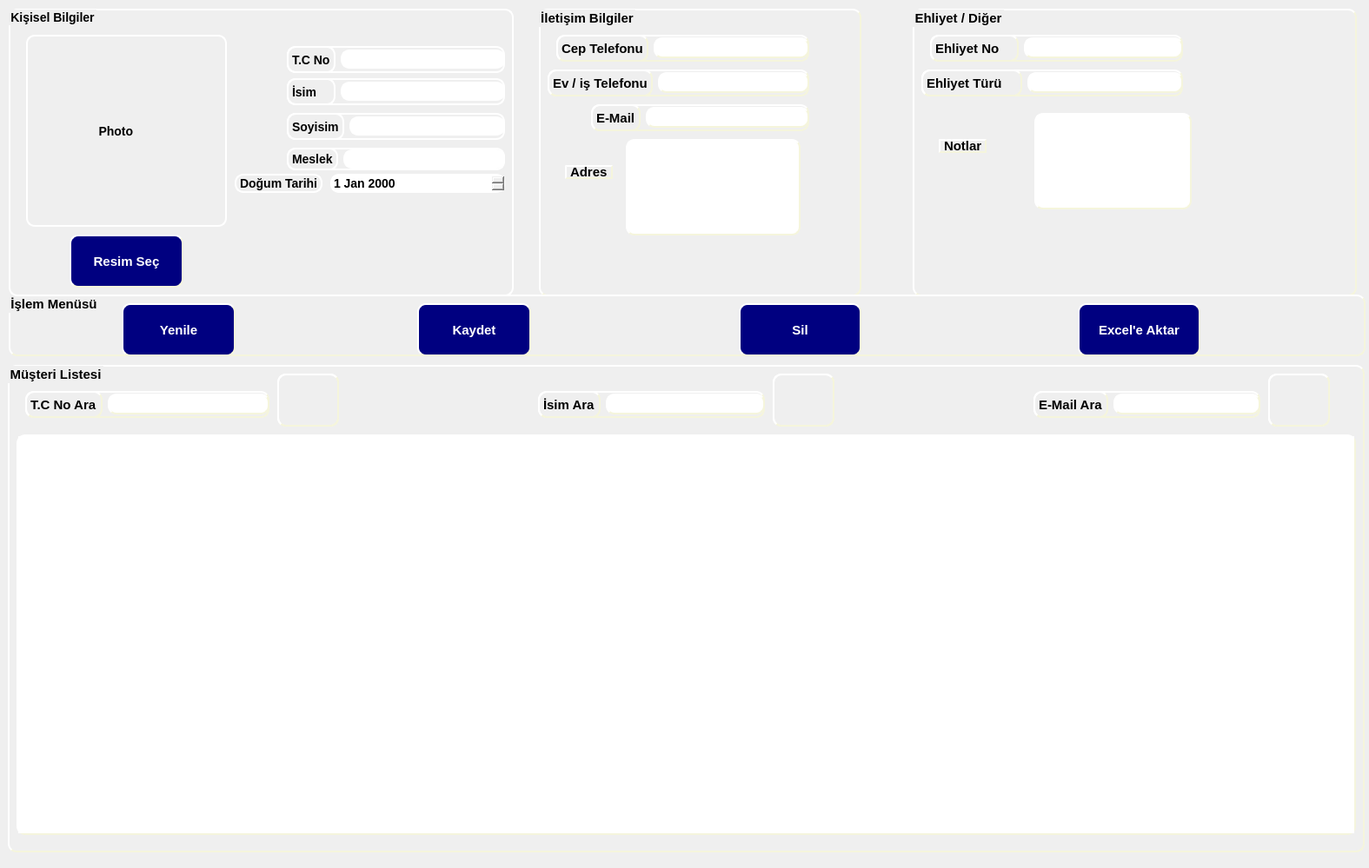
<?xml version="1.0" encoding="UTF-8"?>
<ui version="4.0">
 <class>musteriKayit</class>
 <widget class="QWidget" name="musteriKayit">
  <property name="geometry">
   <rect>
    <x>0</x>
    <y>0</y>
    <width>1575</width>
    <height>999</height>
   </rect>
  </property>
  <property name="windowTitle">
   <string>Form</string>
  </property>
  <widget class="QGroupBox" name="groupBox">
   <property name="geometry">
    <rect>
     <x>10</x>
     <y>10</y>
     <width>581</width>
     <height>331</height>
    </rect>
   </property>
   <property name="styleSheet">
    <string notr="true">    border-style: outset;
   border-radius: 10px;
    border-width: 2px;
    font: bold 14px;
color: rgb(0, 0, 0);
border-color: rgb(255, 255, 255);</string>
   </property>
   <property name="title">
    <string>Kişisel Bilgiler</string>
   </property>
   <widget class="QPushButton" name="pushButton_resimsec">
    <property name="geometry">
     <rect>
      <x>70</x>
      <y>260</y>
      <width>131</width>
      <height>61</height>
     </rect>
    </property>
    <property name="styleSheet">
     <string notr="true">    background-color: navy;
color: rgb(255, 255, 255);
    border-style: outset;
    border-width: 2px;
    border-radius: 10px;
    border-color: beige;
    font: bold 15px;
</string>
    </property>
    <property name="text">
     <string>Resim Seç</string>
    </property>
   </widget>
   <widget class="QWidget" name="layoutWidget">
    <property name="geometry">
     <rect>
      <x>320</x>
      <y>43</y>
      <width>251</width>
      <height>31</height>
     </rect>
    </property>
    <layout class="QHBoxLayout" name="horizontalLayout">
     <item>
      <widget class="QLabel" name="label">
       <property name="text">
        <string>T.C No</string>
       </property>
      </widget>
     </item>
     <item>
      <widget class="QLineEdit" name="lineEdit_tcno"/>
     </item>
    </layout>
   </widget>
   <widget class="QWidget" name="layoutWidget">
    <property name="geometry">
     <rect>
      <x>320</x>
      <y>80</y>
      <width>251</width>
      <height>31</height>
     </rect>
    </property>
    <layout class="QHBoxLayout" name="horizontalLayout_2">
     <item>
      <widget class="QLabel" name="label_2">
       <property name="text">
        <string>İsim    </string>
       </property>
      </widget>
     </item>
     <item>
      <widget class="QLineEdit" name="lineEdit_isim"/>
     </item>
    </layout>
   </widget>
   <widget class="QWidget" name="layoutWidget">
    <property name="geometry">
     <rect>
      <x>320</x>
      <y>120</y>
      <width>251</width>
      <height>31</height>
     </rect>
    </property>
    <layout class="QHBoxLayout" name="horizontalLayout_3">
     <item>
      <widget class="QLabel" name="label_3">
       <property name="text">
        <string>Soyisim</string>
       </property>
      </widget>
     </item>
     <item>
      <widget class="QLineEdit" name="lineEdit_soyisim"/>
     </item>
    </layout>
   </widget>
   <widget class="QWidget" name="layoutWidget">
    <property name="geometry">
     <rect>
      <x>320</x>
      <y>160</y>
      <width>251</width>
      <height>26</height>
     </rect>
    </property>
    <layout class="QHBoxLayout" name="horizontalLayout_5">
     <item>
      <widget class="QLabel" name="label_5">
       <property name="text">
        <string>Meslek</string>
       </property>
      </widget>
     </item>
     <item>
      <widget class="QLineEdit" name="lineEdit_meslek"/>
     </item>
    </layout>
   </widget>
   <widget class="QDateEdit" name="dateEdit_dogumtarihi">
    <property name="geometry">
     <rect>
      <x>370</x>
      <y>190</y>
      <width>201</width>
      <height>22</height>
     </rect>
    </property>
   </widget>
   <widget class="QLabel" name="label_4">
    <property name="geometry">
     <rect>
      <x>260</x>
      <y>190</y>
      <width>101</width>
      <height>22</height>
     </rect>
    </property>
    <property name="text">
     <string>Doğum Tarihi</string>
    </property>
   </widget>
   <widget class="QLabel" name="label_7">
    <property name="geometry">
     <rect>
      <x>20</x>
      <y>30</y>
      <width>231</width>
      <height>221</height>
     </rect>
    </property>
    <property name="text">
     <string>                    Photo</string>
    </property>
   </widget>
  </widget>
  <widget class="QGroupBox" name="groupBox_2">
   <property name="geometry">
    <rect>
     <x>620</x>
     <y>10</y>
     <width>371</width>
     <height>331</height>
    </rect>
   </property>
   <property name="styleSheet">
    <string notr="true">color: rgb(0, 0, 0);
    border-style: outset;
    border-width: 2px;
    border-radius: 10px;
    border-color: beige;
    font: bold 15px;
</string>
   </property>
   <property name="title">
    <string>İletişim Bilgiler</string>
   </property>
   <widget class="QWidget" name="layoutWidget">
    <property name="geometry">
     <rect>
      <x>20</x>
      <y>30</y>
      <width>291</width>
      <height>31</height>
     </rect>
    </property>
    <layout class="QHBoxLayout" name="horizontalLayout_4">
     <item>
      <widget class="QLabel" name="label_6">
       <property name="text">
        <string>Cep Telefonu</string>
       </property>
      </widget>
     </item>
     <item>
      <widget class="QLineEdit" name="lineEdit_ceptel"/>
     </item>
    </layout>
   </widget>
   <widget class="QWidget" name="layoutWidget_5">
    <property name="geometry">
     <rect>
      <x>10</x>
      <y>70</y>
      <width>301</width>
      <height>31</height>
     </rect>
    </property>
    <layout class="QHBoxLayout" name="horizontalLayout_9">
     <item>
      <widget class="QLabel" name="label_11">
       <property name="text">
        <string>Ev / iş Telefonu</string>
       </property>
      </widget>
     </item>
     <item>
      <widget class="QLineEdit" name="lineEdit_evtel"/>
     </item>
    </layout>
   </widget>
   <widget class="QWidget" name="layoutWidget_6">
    <property name="geometry">
     <rect>
      <x>60</x>
      <y>110</y>
      <width>251</width>
      <height>31</height>
     </rect>
    </property>
    <layout class="QHBoxLayout" name="horizontalLayout_10">
     <item>
      <widget class="QLabel" name="label_12">
       <property name="text">
        <string>E-Mail</string>
       </property>
      </widget>
     </item>
     <item>
      <widget class="QLineEdit" name="lineEdit_email"/>
     </item>
    </layout>
   </widget>
   <widget class="QLabel" name="label_8">
    <property name="geometry">
     <rect>
      <x>30</x>
      <y>180</y>
      <width>55</width>
      <height>16</height>
     </rect>
    </property>
    <property name="text">
     <string>Adres</string>
    </property>
   </widget>
   <widget class="QLineEdit" name="lineEdit_adres">
    <property name="geometry">
     <rect>
      <x>100</x>
      <y>150</y>
      <width>201</width>
      <height>111</height>
     </rect>
    </property>
   </widget>
  </widget>
  <widget class="QGroupBox" name="groupBox_3">
   <property name="geometry">
    <rect>
     <x>1050</x>
     <y>10</y>
     <width>511</width>
     <height>331</height>
    </rect>
   </property>
   <property name="styleSheet">
    <string notr="true">color: rgb(0, 0, 0);
    border-style: outset;
    border-width: 2px;
    border-radius: 10px;
    border-color: beige;
    font: bold 15px;
</string>
   </property>
   <property name="title">
    <string>Ehliyet / Diğer</string>
   </property>
   <widget class="QWidget" name="layoutWidget_2">
    <property name="geometry">
     <rect>
      <x>20</x>
      <y>30</y>
      <width>291</width>
      <height>31</height>
     </rect>
    </property>
    <layout class="QHBoxLayout" name="horizontalLayout_7">
     <item>
      <widget class="QLabel" name="label_9">
       <property name="text">
        <string>Ehliyet No    </string>
       </property>
      </widget>
     </item>
     <item>
      <widget class="QLineEdit" name="lineEdit_EhliyetNO"/>
     </item>
    </layout>
   </widget>
   <widget class="QWidget" name="layoutWidget_7">
    <property name="geometry">
     <rect>
      <x>10</x>
      <y>70</y>
      <width>301</width>
      <height>31</height>
     </rect>
    </property>
    <layout class="QHBoxLayout" name="horizontalLayout_11">
     <item>
      <widget class="QLabel" name="label_13">
       <property name="text">
        <string>Ehliyet Türü    </string>
       </property>
      </widget>
     </item>
     <item>
      <widget class="QLineEdit" name="lineEdit_EhliyetTuru"/>
     </item>
    </layout>
   </widget>
   <widget class="QLabel" name="label_10">
    <property name="geometry">
     <rect>
      <x>30</x>
      <y>150</y>
      <width>55</width>
      <height>16</height>
     </rect>
    </property>
    <property name="text">
     <string>Notlar</string>
    </property>
   </widget>
   <widget class="QLineEdit" name="lineEdit_2">
    <property name="geometry">
     <rect>
      <x>140</x>
      <y>120</y>
      <width>181</width>
      <height>111</height>
     </rect>
    </property>
   </widget>
  </widget>
  <widget class="QGroupBox" name="groupBox_4">
   <property name="geometry">
    <rect>
     <x>10</x>
     <y>339</y>
     <width>1561</width>
     <height>71</height>
    </rect>
   </property>
   <property name="styleSheet">
    <string notr="true">color: rgb(0, 0, 0);
    border-style: outset;
    border-width: 2px;
    border-radius: 10px;
    border-color: beige;
    font: bold 15px;
</string>
   </property>
   <property name="title">
    <string>İşlem Menüsü</string>
   </property>
   <widget class="QPushButton" name="pushButton_kaydet">
    <property name="geometry">
     <rect>
      <x>470</x>
      <y>10</y>
      <width>131</width>
      <height>61</height>
     </rect>
    </property>
    <property name="styleSheet">
     <string notr="true">    background-color: navy;
color: rgb(255, 255, 255);
    border-style: outset;
    border-width: 2px;
    border-radius: 10px;
   
    font: bold 15px;
</string>
    </property>
    <property name="text">
     <string>Kaydet</string>
    </property>
   </widget>
   <widget class="QPushButton" name="pushButton_sil">
    <property name="geometry">
     <rect>
      <x>840</x>
      <y>10</y>
      <width>141</width>
      <height>61</height>
     </rect>
    </property>
    <property name="styleSheet">
     <string notr="true">    background-color: navy;
color: rgb(255, 255, 255);
    border-style: outset;
    border-width: 2px;
    border-radius: 10px;
    border-color: beige;
    font: bold 15px;
</string>
    </property>
    <property name="text">
     <string>Sil</string>
    </property>
   </widget>
   <widget class="QPushButton" name="pushButton_exceleAktar">
    <property name="geometry">
     <rect>
      <x>1230</x>
      <y>10</y>
      <width>141</width>
      <height>61</height>
     </rect>
    </property>
    <property name="styleSheet">
     <string notr="true">    background-color: navy;
color: rgb(255, 255, 255);
    border-style: outset;
    border-width: 2px;
    border-radius: 10px;
    border-color: beige;
    font: bold 15px;
</string>
    </property>
    <property name="text">
     <string>Excel'e Aktar</string>
    </property>
   </widget>
   <widget class="QPushButton" name="pushButton_Yenile">
    <property name="geometry">
     <rect>
      <x>130</x>
      <y>10</y>
      <width>131</width>
      <height>61</height>
     </rect>
    </property>
    <property name="styleSheet">
     <string notr="true">    background-color: navy;
color: rgb(255, 255, 255);
    border-style: outset;
    border-width: 2px;
    border-radius: 10px;
   
    font: bold 15px;
</string>
    </property>
    <property name="text">
     <string>Yenile</string>
    </property>
   </widget>
  </widget>
  <widget class="QGroupBox" name="groupBox_5">
   <property name="geometry">
    <rect>
     <x>9</x>
     <y>420</y>
     <width>1561</width>
     <height>561</height>
    </rect>
   </property>
   <property name="styleSheet">
    <string notr="true">color: rgb(0, 0, 0);
    border-style: outset;
    border-width: 2px;
    border-radius: 10px;
    border-color: beige;
    font: bold 15px;
</string>
   </property>
   <property name="title">
    <string>Müşteri Listesi</string>
   </property>
   <widget class="QTableView" name="tableView_musteriListesi">
    <property name="geometry">
     <rect>
      <x>10</x>
      <y>80</y>
      <width>1541</width>
      <height>461</height>
     </rect>
    </property>
   </widget>
   <widget class="QWidget" name="layoutWidget_3">
    <property name="geometry">
     <rect>
      <x>20</x>
      <y>30</y>
      <width>281</width>
      <height>31</height>
     </rect>
    </property>
    <layout class="QHBoxLayout" name="horizontalLayout_8">
     <item>
      <widget class="QLabel" name="label_14">
       <property name="text">
        <string>T.C No Ara</string>
       </property>
      </widget>
     </item>
     <item>
      <widget class="QLineEdit" name="lineEdit_tcno_Ara">
       <property name="text">
        <string/>
       </property>
      </widget>
     </item>
    </layout>
   </widget>
   <widget class="QWidget" name="layoutWidget_4">
    <property name="geometry">
     <rect>
      <x>610</x>
      <y>30</y>
      <width>261</width>
      <height>31</height>
     </rect>
    </property>
    <layout class="QHBoxLayout" name="horizontalLayout_12">
     <item>
      <widget class="QLabel" name="label_15">
       <property name="text">
        <string>İsim Ara</string>
       </property>
      </widget>
     </item>
     <item>
      <widget class="QLineEdit" name="lineEdit_isim_Ara"/>
     </item>
    </layout>
   </widget>
   <widget class="QWidget" name="layoutWidget_8">
    <property name="geometry">
     <rect>
      <x>1180</x>
      <y>30</y>
      <width>261</width>
      <height>31</height>
     </rect>
    </property>
    <layout class="QHBoxLayout" name="horizontalLayout_13">
     <item>
      <widget class="QLabel" name="label_16">
       <property name="text">
        <string>E-Mail Ara</string>
       </property>
      </widget>
     </item>
     <item>
      <widget class="QLineEdit" name="lineEdit_Email_Ara"/>
     </item>
    </layout>
   </widget>
   <widget class="QLabel" name="label_arama1">
    <property name="geometry">
     <rect>
      <x>310</x>
      <y>10</y>
      <width>71</width>
      <height>61</height>
     </rect>
    </property>
    <property name="text">
     <string/>
    </property>
   </widget>
   <widget class="QLabel" name="label_arama2">
    <property name="geometry">
     <rect>
      <x>880</x>
      <y>10</y>
      <width>71</width>
      <height>61</height>
     </rect>
    </property>
    <property name="text">
     <string/>
    </property>
   </widget>
   <widget class="QLabel" name="label_arama3">
    <property name="geometry">
     <rect>
      <x>1450</x>
      <y>10</y>
      <width>71</width>
      <height>61</height>
     </rect>
    </property>
    <property name="text">
     <string/>
    </property>
   </widget>
   <widget class="QPushButton" name="pushButton">
    <property name="geometry">
     <rect>
      <x>310</x>
      <y>10</y>
      <width>71</width>
      <height>61</height>
     </rect>
    </property>
    <property name="text">
     <string/>
    </property>
   </widget>
   <widget class="QPushButton" name="pushButton_isimAra">
    <property name="geometry">
     <rect>
      <x>880</x>
      <y>10</y>
      <width>71</width>
      <height>61</height>
     </rect>
    </property>
    <property name="text">
     <string/>
    </property>
   </widget>
   <widget class="QPushButton" name="pushButton_emailAra">
    <property name="geometry">
     <rect>
      <x>1450</x>
      <y>10</y>
      <width>71</width>
      <height>61</height>
     </rect>
    </property>
    <property name="text">
     <string/>
    </property>
   </widget>
  </widget>
 </widget>
 <resources/>
 <connections/>
</ui>
